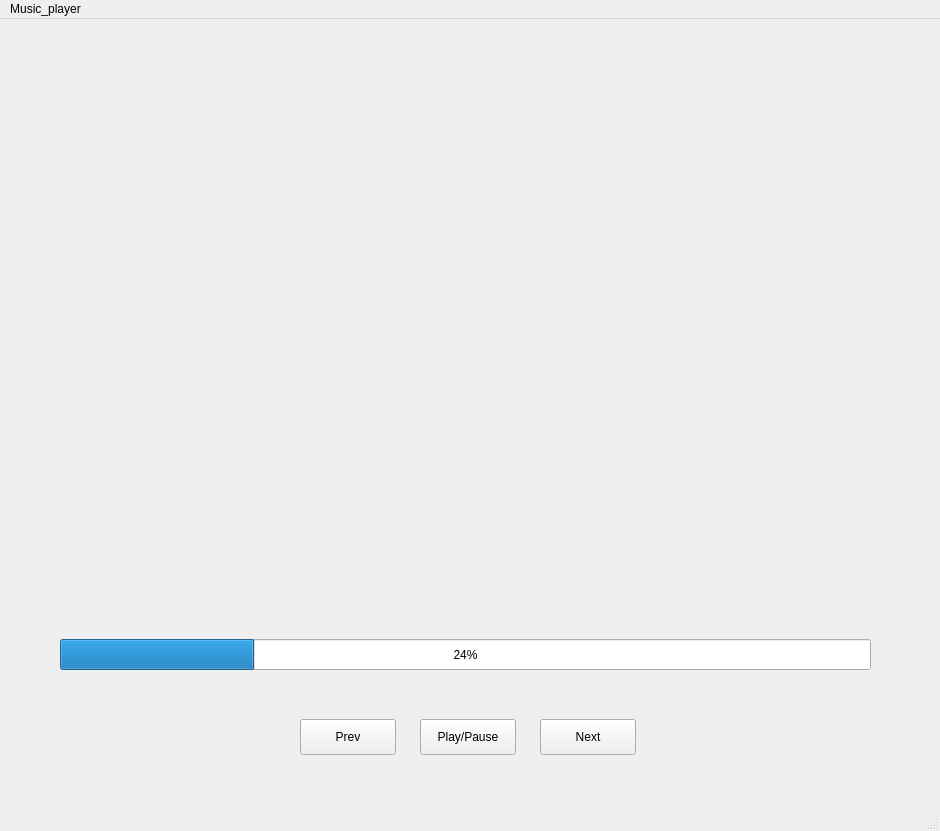
<?xml version="1.0" encoding="UTF-8"?>
<ui version="4.0">
 <class>MainWindow</class>
 <widget class="QMainWindow" name="MainWindow">
  <property name="geometry">
   <rect>
    <x>0</x>
    <y>0</y>
    <width>940</width>
    <height>831</height>
   </rect>
  </property>
  <property name="windowTitle">
   <string>MainWindow</string>
  </property>
  <widget class="QWidget" name="centralwidget">
   <widget class="QWidget" name="widget_2" native="true">
    <property name="geometry">
     <rect>
      <x>170</x>
      <y>90</y>
      <width>561</width>
      <height>371</height>
     </rect>
    </property>
    <property name="focusPolicy">
     <enum>Qt::NoFocus</enum>
    </property>
   </widget>
   <widget class="QProgressBar" name="progressBar">
    <property name="geometry">
     <rect>
      <x>60</x>
      <y>620</y>
      <width>811</width>
      <height>31</height>
     </rect>
    </property>
    <property name="value">
     <number>24</number>
    </property>
   </widget>
   <widget class="QPushButton" name="pushButton_2">
    <property name="geometry">
     <rect>
      <x>540</x>
      <y>700</y>
      <width>96</width>
      <height>36</height>
     </rect>
    </property>
    <property name="mouseTracking">
     <bool>false</bool>
    </property>
    <property name="tabletTracking">
     <bool>false</bool>
    </property>
    <property name="text">
     <string>Next</string>
    </property>
   </widget>
   <widget class="QPushButton" name="pushButton">
    <property name="geometry">
     <rect>
      <x>300</x>
      <y>700</y>
      <width>96</width>
      <height>36</height>
     </rect>
    </property>
    <property name="text">
     <string>Prev</string>
    </property>
   </widget>
   <widget class="QPushButton" name="pushButton_3">
    <property name="geometry">
     <rect>
      <x>420</x>
      <y>700</y>
      <width>96</width>
      <height>36</height>
     </rect>
    </property>
    <property name="text">
     <string>Play/Pause</string>
    </property>
   </widget>
  </widget>
  <widget class="QMenuBar" name="menubar">
   <property name="geometry">
    <rect>
     <x>0</x>
     <y>0</y>
     <width>940</width>
     <height>28</height>
    </rect>
   </property>
   <widget class="QMenu" name="menuMusic_player">
    <property name="title">
     <string>Music_player</string>
    </property>
    <addaction name="separator"/>
   </widget>
   <addaction name="menuMusic_player"/>
  </widget>
  <widget class="QStatusBar" name="statusbar"/>
 </widget>
 <resources/>
 <connections/>
</ui>
